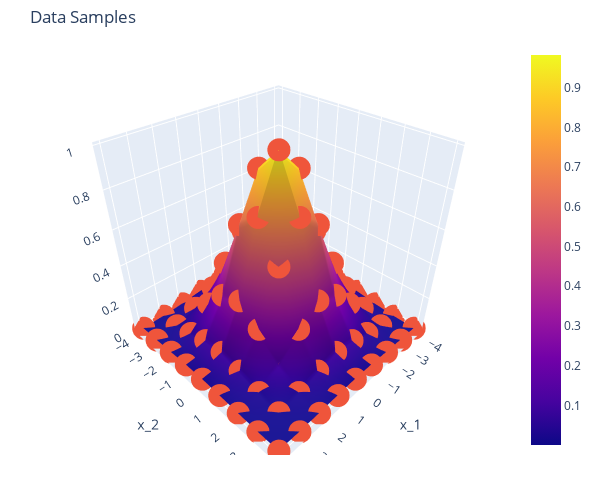

The cell this chart's notebook holds for it:
### Markdown cell above
* <font color='red'>(**?**)</font> What's the coordinates of the peak? Think of the samples vs. the model to generate them.

### Code cell
# Display the Data

hF = go.Figure()
hF.add_trace(go.Surface(x = vX, y = vX, z = mY, name = 'Gaussian'))
hF.add_trace(go.Scatter3d(x = np.repeat(vX, numGridPts), y = np.tile(vX, numGridPts), z = mY.flat, mode = 'markers', name = 'Samples'))
hF.update_layout(title = 'Data Samples', scene = dict(xaxis_title = r'x_1', yaxis_title = r'x_2', zaxis_title = ''),
                 autosize = False, width = 600, height = 500, margin = dict(l = 45, r = 45, b = 45, t = 45)) #<! No LaTeX support in 3D plots
